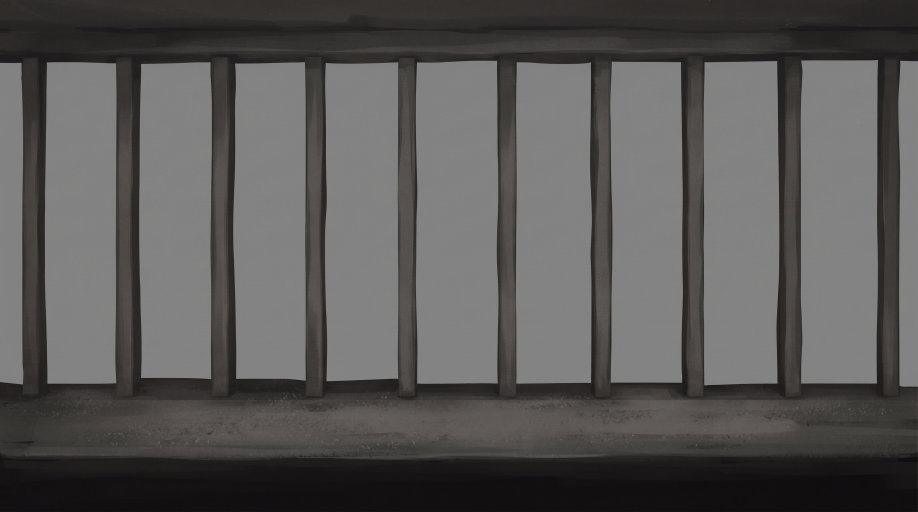
#> input picture art_src/Stone_bars_in_corridor_silhouette_202608291909.jpeg, 2752 x 1536 px, given as the content of the folder /art_src/Stone_bars_in_corridor_silhouette_202608291909.jpeg, which was not available (shown at 1/3 size)
$ python pack_cut.py ../art_src/Stone_bars_in_corridor_silhouette_202608291909.jpeg out.png
#> lines starting #> are read from the running program, lines starting #| are printed output that depends on the picture; after the words box and inside, x2 and y2 are one past the last pixel; in counts of white or black regions, pixels touching at a corner belong together; pictures that were not available may be replaced by others from this repository, and a replacement may not be noted
#> in main, `atlas = Image.new("RGBA", (cols * CELL, rows * CELL), (0, 0, 0, 0))`: atlas: PIL image 1920x192 RGBA; every value is 0
"""Пакує окремо вирізані плитки в один атлас із прозорим тлом.

Міша вирізав плитки поштучно, кожну своїм файлом. Це набагато надійніше за будь-яку
автоматичну нарізку аркуша: людина бачить, де плитка, а програма мусить вгадувати.
Лишається зняти синьо-сіре тло й скласти все в атлас із рівним кроком — Godot
вантажить тайлсет тільки так.

Плитки вирівнюються по НИЗУ, а не по центру. Кубик землі й дерево — різної
висоти, і якщо центрувати їх, дерево злетить над землею. По низу вони обидва
стоять на одній лінії, як і має бути.

    python tools/pack_cut.py art_src/cut game/art/plyn/atlas_terrain.png --cols 10
"""
import argparse
import os
import re

import numpy as np
from PIL import Image, ImageDraw

ROOT = os.path.dirname(os.path.dirname(os.path.abspath(__file__)))
CELL = 192
FOOT = 186   # на якій висоті в клітинці стоїть низ плитки


def order_key(name: str):
    m = re.match(r"^(\d+)", name)
    return (0, int(m.group(1))) if m else (1, name)


def key_alpha(a: np.ndarray, bg: np.ndarray, tolerance: float) -> np.ndarray:
    dist = np.sqrt(((a - bg) ** 2).sum(axis=2))
    return np.clip((dist - tolerance * 0.6) / (tolerance * 0.4), 0.0, 1.0)


def fill_holes(alpha: np.ndarray) -> np.ndarray:
    """Повертає непрозорість тому, що всередині контуру.

    Сірий камінь близький кольором до синьо-сірого тла, і ключ вигризає в ньому
    плями. Справжнє тло дотикається краю картинки, а пляма в камені — ні, тому
    розрізняємо їх за звʼязністю.
    """
    h, w = alpha.shape
    solid = (alpha > 0.5).astype(np.uint8)
    mark = Image.fromarray(((1 - solid) * 255).astype(np.uint8), "L")
    padded = Image.new("L", (w + 2, h + 2), 255)
    padded.paste(mark, (1, 1))
    ImageDraw.floodfill(padded, (0, 0), 128)
    outside = np.asarray(padded.crop((1, 1, w + 1, h + 1))) == 128
    return np.where(outside, alpha, 1.0)


def cut_background(img: Image.Image, tolerance: int) -> Image.Image:
#> called with tolerance = 46
    rgb = img.convert("RGB")
#> rgb is the input picture: PIL image 2752x1536 RGB; mean R, G, B 89.8, 88.3, 87.2
    a = np.asarray(rgb).astype(np.int32)
    h, w = a.shape[:2]
#> h = 1536; w = 2752

    # Тло — НАЙЧАСТІШИЙ колір плитки, а не колір її кутів.
    #
    # Кути я пробував двічі й двічі помилявся: у вирізках Міші по краю лежить
    # ТЕМНА ЛІНІЯ СІТКИ вихідного аркуша (близько 34,41,69), і саме її я брав
    # за взірець тла. Справжнє тло синьо-сіре, близько 80,95,126. Через це ключ
    # знімав не те, що треба, — а виглядало це як «ключ не працює».
    #
    # Найчастіший колір тут надійний: тла на плитці більше, ніж будь-чого.
    from collections import Counter

    # Беремо не весь кадр, а СМУГУ ПІД ТЕМНОЮ РАМКОЮ: від 4 до 14 пікселів від
    # краю. У кадрі цілком може переважати сама плитка (у трьох із пʼятдесяти
    # так і вийшло, і найчастішим кольором ставала трава), а в цій смузі тло є
    # завжди — кубик до неї не дістає.
    ring = np.concatenate([
        a[4:14, :].reshape(-1, 3), a[-14:-4, :].reshape(-1, 3),
        a[:, 4:14].reshape(-1, 3), a[:, -14:-4].reshape(-1, 3),
    ])
    bg = np.array(Counter(map(tuple, ring)).most_common(1)[0][0], dtype=np.float64)
#> bg = [17, 15, 16]

    # Поріг ПІДБИРАЄТЬСЯ для кожної плитки окремо, і міряється не колір, а
    # РЕЗУЛЬТАТ: скільки картинки лишилося непрозорим після повного проходу.
    #
    # Спершу я перевіряв, чи прозорі кути, — і перевірка виявилася порожньою:
    # кути це саме те місце, звідки береться взірець тла, тож вони прозорі
    # завжди, за будь-якого порогу.
    #
    # Ізометричний кубик займає приблизно три пʼятих свого квадрата. Якщо після
    # зняття лишилося більше чотирьох пʼятих — тло не знялося. Беремо перший
    # поріг, за якого доля вкладається в межу.
    # Межа знизу так само потрібна, як згори. Спершу я брав просто найменшу
    # непрозорість — і три плитки зникли зовсім: найменша непрозорість буває
    # саме тоді, коли ключ зʼїв усе. Кубик займає від третини до чотирьох
    # пʼятих свого квадрата; беремо перший поріг, що влучає в цю вилку.
    best: np.ndarray | None = None
    best_miss: float = 1e9
    for probe in (tolerance, 62, 80, 100, 125, 155, 195, 240):
        dist = np.sqrt(((a - bg) ** 2).sum(axis=2))
        alpha = np.clip((dist - probe * 0.6) / (probe * 0.4), 0.0, 1.0)
        alpha = fill_holes(alpha)
        share = float((alpha > 0.5).mean())

        if 0.34 <= share <= 0.80:
            best = alpha
            break

        # Наскільки далеко від вилки — щоб було що взяти, коли не влучив ніхто.
        miss = (0.34 - share) if share < 0.34 else (share - 0.80)
        if miss < best_miss:
            best_miss = miss
            best = alpha
#> this loop made 2 passes
#> (share, miss, best_miss) on pass 1: (0.876, 0.0761, 0.0761)
#> share on pass 2: 0.786
#> pass 1, in cut_background, `dist = np.sqrt(((a - bg) ** 2).sum(axis=2))`:
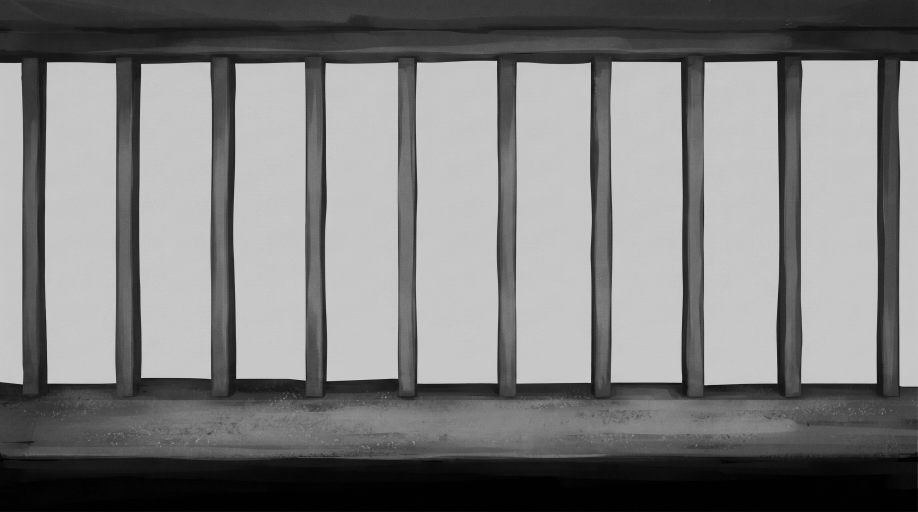
#> dist: shape (1536, 2752) float64 (shown at 1/3 size); min 0, max 215.4, mean 125.5
#> pass 1, in fill_holes, `solid = (alpha > 0.5).astype(np.uint8)`:
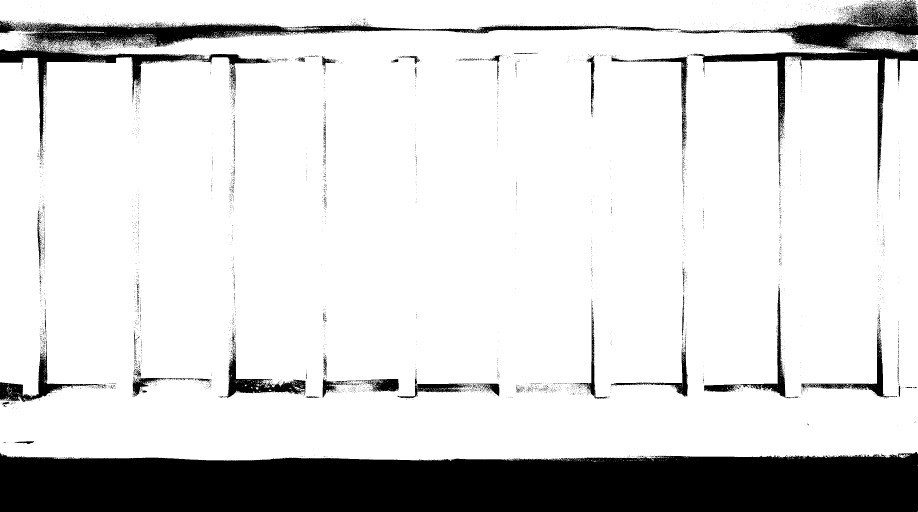
#> solid: shape (1536, 2752) (shown at 1/3 size); values 0 (black) and 1 (white), 85% white; 6563 black regions (6451 under 20 px), largest, box (x1, y1, x2, y2) and area: (0, 1356, 2752, 1536) 444870, (0, 62, 2035, 445) 67013, (2036, 0, 2752, 556) 52916
#> pass 1, in fill_holes, `mark = Image.fromarray(((1 - solid) * 255).astype(np.uint8), "L")`:
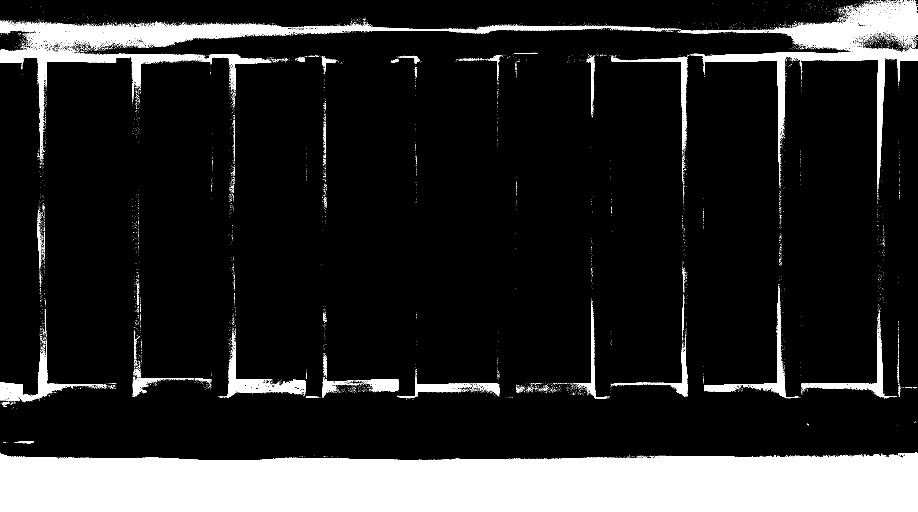
#> mark: PIL image 2752x1536 L (shown at 1/3 size); 15% white; 6563 white regions (6451 under 20 px), largest, box (x1, y1, x2, y2) and area: (0, 1356, 2752, 1536) 444870, (0, 62, 2035, 445) 67013, (2036, 0, 2752, 556) 52916
#> after the loop:
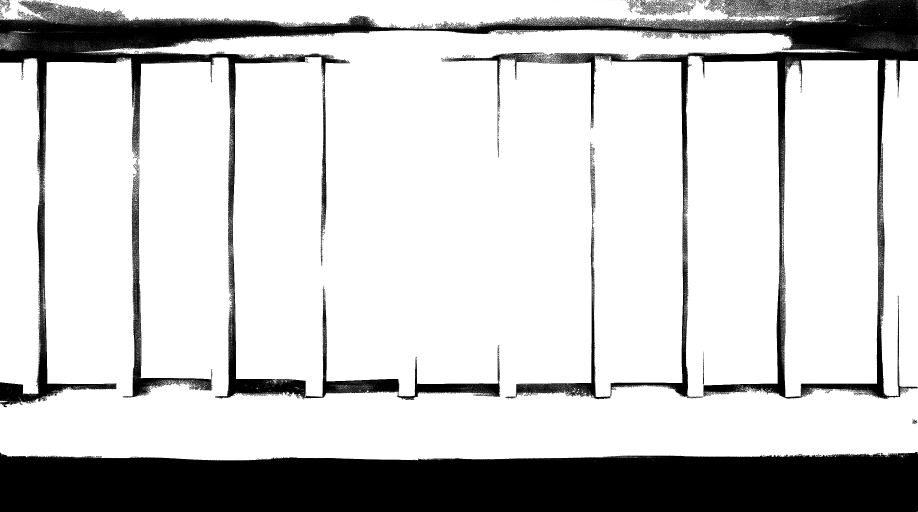
#> best: shape (1536, 2752) float64 (shown at 1/3 size); min 0, max 1, mean 0.801
#> after the loop, best_miss = 0.0761

    # Темну рамку по краю стираємо окремо: вона не тло за кольором, тож ключ
    # її не бере, і в грі вона малює тонкий темний прямокутник довкола плитки.
    edge = 3
    best[:edge, :] = 0.0
    best[-edge:, :] = 0.0
    best[:, :edge] = 0.0
    best[:, -edge:] = 0.0

    out = rgb.convert("RGBA")
    out.putalpha(Image.fromarray((best * 255).astype(np.uint8), "L"))
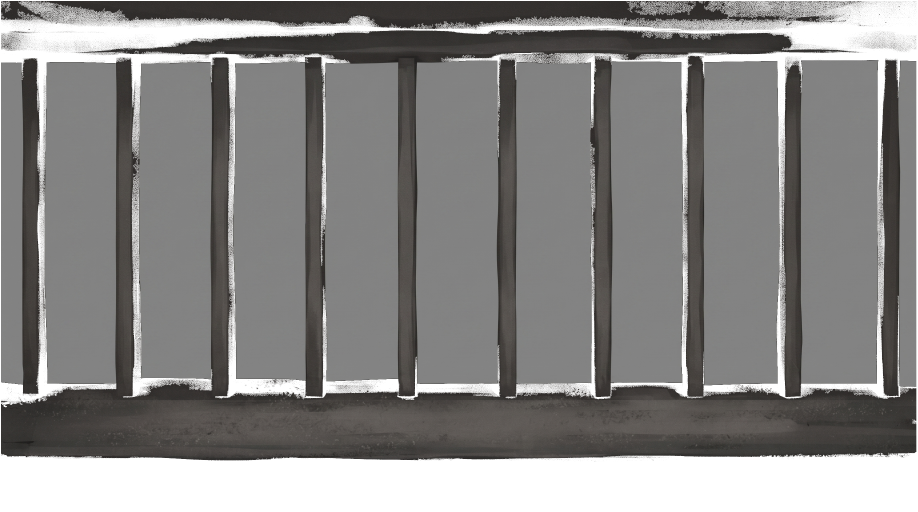
#> out: PIL image 2752x1536 RGBA (shown at 1/3 size); mean R, G, B, A 89.8, 88.3, 87.2, 203.4; transparent parts drawn white
    return out

def main() -> None:
    ap = argparse.ArgumentParser(description="Атлас із поштучно вирізаних плиток")
    ap.add_argument("src")
    ap.add_argument("dst")
    ap.add_argument("--cols", type=int, default=10)
    ap.add_argument("--tolerance", type=int, default=46)
    args = ap.parse_args()

    src = args.src if os.path.isabs(args.src) else os.path.join(ROOT, args.src)
    dst = args.dst if os.path.isabs(args.dst) else os.path.join(ROOT, args.dst)

    names = sorted(
        (n for n in os.listdir(src) if n.lower().endswith((".png", ".jpg", ".jpeg"))),
        key=order_key,
    )
    if not names:
        raise SystemExit("У теці немає плиток: " + src)

    cols = args.cols
    rows = (len(names) + cols - 1) // cols
    atlas = Image.new("RGBA", (cols * CELL, rows * CELL), (0, 0, 0, 0))
    index: list[str] = []

    for i, name in enumerate(names):
        piece = cut_background(Image.open(os.path.join(src, name)), args.tolerance)
        box = piece.split()[3].point(lambda v: 255 if v > 24 else 0).getbbox()
#> box = (3, 3, 2749, 1386)
        if box is None:
            print("порожня:", name)
            continue
        piece = piece.crop(box)
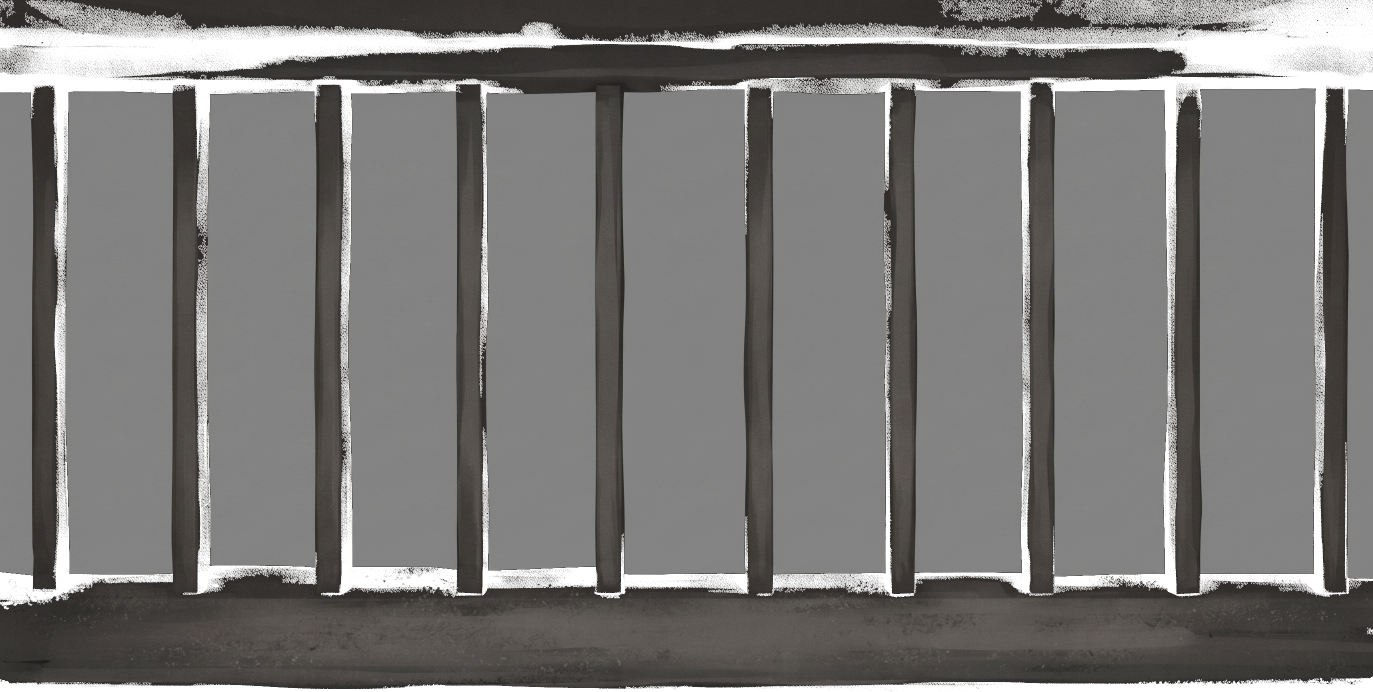
#> piece: PIL image 2746x1383 RGBA (shown at 1/2 size); mean R, G, B, A 97.4, 95.9, 94.6, 226.3; transparent parts drawn white

        # По центру за шириною, по НИЗУ за висотою.
        x = (CELL - piece.width) // 2
#> x = -1277
        y = FOOT - piece.height
#> y = -1197
        atlas.paste(piece, ((i % cols) * CELL + x, (i // cols) * CELL + y), piece)
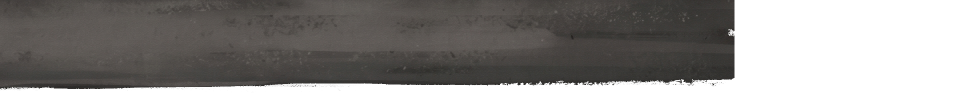
#> atlas: PIL image 1920x192 RGBA (shown at 1/2 size); mean R, G, B, A 52.6, 50.2, 48.1, 172.4; transparent parts drawn white
        index.append("%02d-%02d  %s  %dx%d" % (i // cols, i % cols, name,
                                               piece.width, piece.height))

    os.makedirs(os.path.dirname(dst), exist_ok=True)
    atlas.save(dst)

    with open(os.path.splitext(dst)[0] + "-склад.txt", "w", encoding="utf-8") as fh:
        fh.write("Що де лежить в атласі. Рядок-стовпець -> файл.\n\n")
        fh.write("\n".join(index) + "\n")

    print("атлас -> %s  %s  сітка %d x %d" % (dst, atlas.size, cols, rows))
#| атлас -> out.png  (1920, 192)  сітка 10 x 1


if __name__ == "__main__":
    main()

$ run again, on art_src/Stone_bars_in_corridor_silhouette_202608291911.jpeg
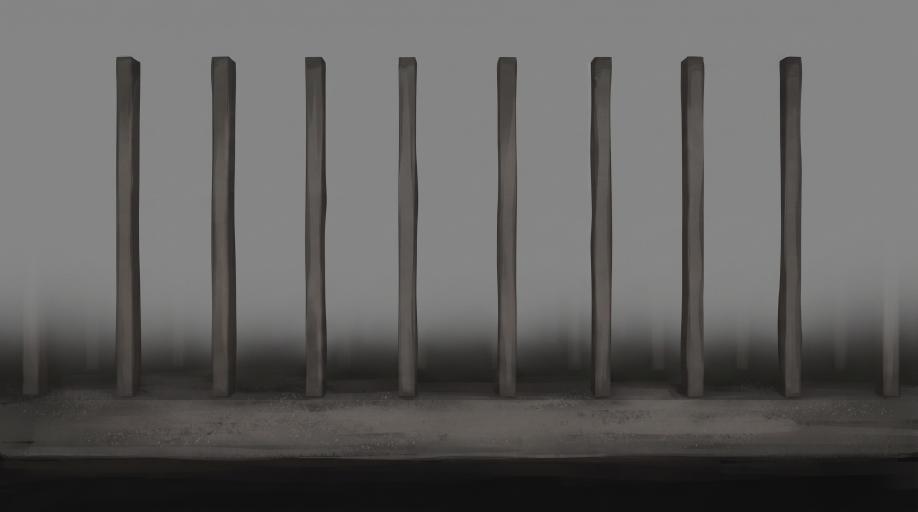
#> input picture art_src/Stone_bars_in_corridor_silhouette_202608291911.jpeg, 2752 x 1536 px, given as the content of the folder /art_src/Stone_bars_in_corridor_silhouette_202608291911.jpeg, which was not available (shown at 1/3 size)
#> in cut_background, rgb is the input picture: PIL image 2752x1536 RGB; mean R, G, B 98, 96.8, 95.6
#> bg = [133, 133, 133]
#> the loop in cut_background, `for probe in (tolerance, 62, 80, 100, 125, 155, 195, 240):` made 1 pass
#> share on pass 1: 0.468
#> pass 1, in fill_holes, `solid = (alpha > 0.5).astype(np.uint8)`:
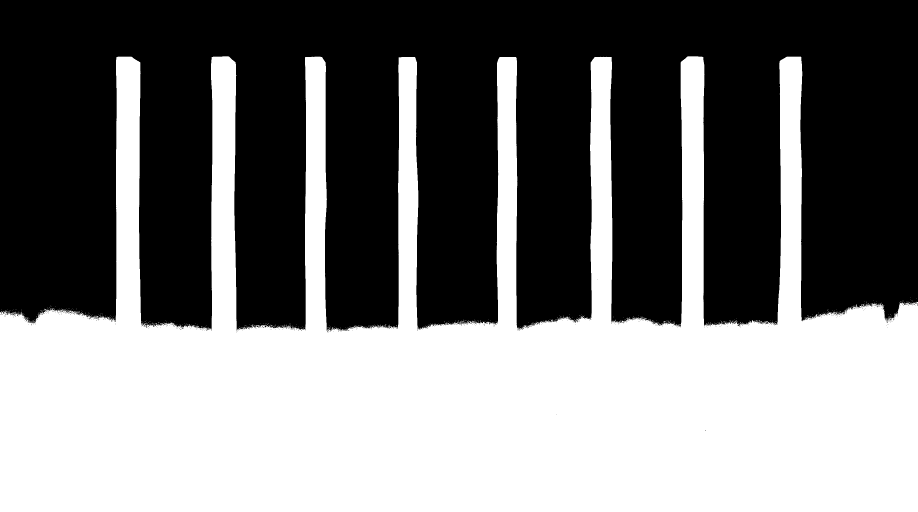
#> solid: shape (1536, 2752) (shown at 1/3 size); values 0 (black) and 1 (white), 46.8% white; 628 white regions (627 under 20 px), largest, box (x1, y1, x2, y2) and area: (0, 169, 2752, 1536) 1977429
#> after the loop in cut_background, `for probe in (tolerance, 62, 80, 100, 125, 155, 195, 240):`: best_miss = 1e+09
#> box = (3, 169, 2749, 1533)
#> in main, `atlas.paste(piece, ((i % cols) * CELL + x, (i // cols) * CELL + y), pi..`:
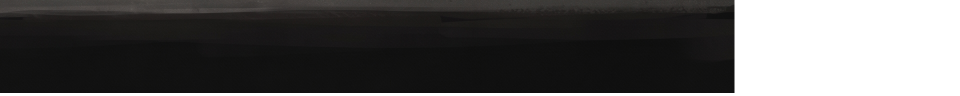
#> atlas: PIL image 1920x192 RGBA (shown at 1/2 size); mean R, G, B, A 19.2, 18.5, 18.1, 189; transparent parts drawn white
#| атлас -> out.png  (1920, 192)  сітка 10 x 1

$ run again, on art_src/Stone_bars_in_corridor_silhouette_202608291914.jpeg
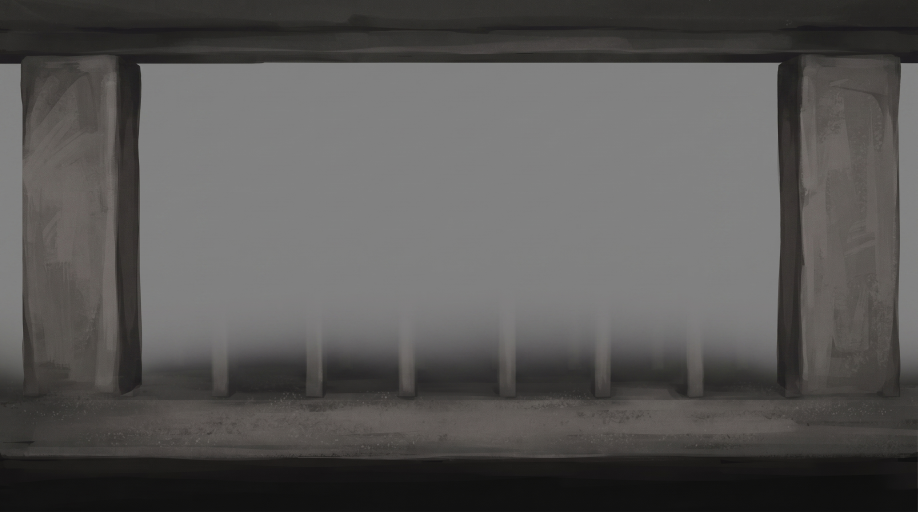
#> input picture art_src/Stone_bars_in_corridor_silhouette_202608291914.jpeg, 2752 x 1536 px, given as the content of the folder /art_src/Stone_bars_in_corridor_silhouette_202608291914.jpeg, which was not available (shown at 1/3 size)
#> in cut_background, rgb is the input picture: PIL image 2752x1536 RGB; mean R, G, B 88, 86.5, 85.2
#> bg = [17, 17, 17]
#> the loop in cut_background, `for probe in (tolerance, 62, 80, 100, 125, 155, 195, 240):` made 3 passes
#> (share, miss, best_miss) on passes 1 to 2: (0.882, 0.0817, 0.0817), (0.831, 0.0312, 0.0312)
#> pass 1, in fill_holes, `mark = Image.fromarray(((1 - solid) * 255).astype(np.uint8), "L")`:
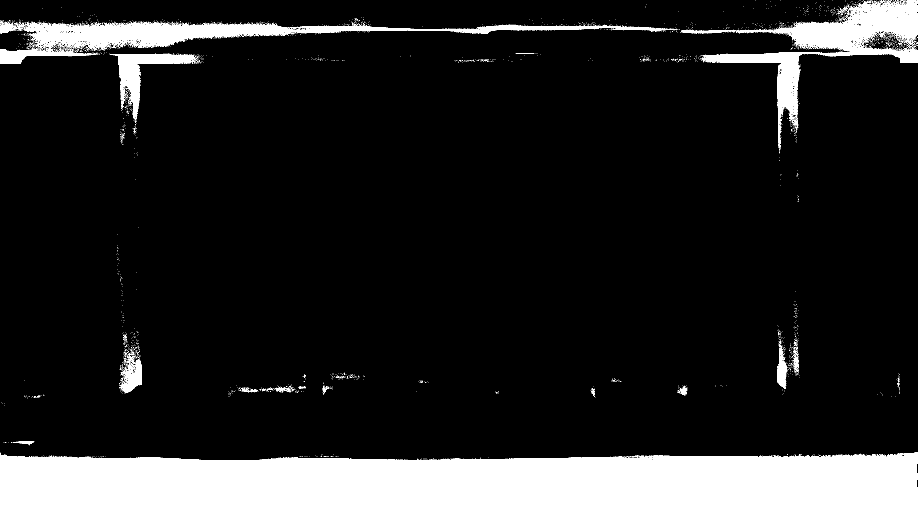
#> mark: PIL image 2752x1536 L (shown at 1/3 size); 13.6% white; 3948 white regions (3894 under 20 px), largest, box (x1, y1, x2, y2) and area: (0, 1356, 2752, 1536) 447604, (2105, 0, 2752, 442) 48754, (0, 64, 2001, 191) 48731
#> after the loop in cut_background, `for probe in (tolerance, 62, 80, 100, 125, 155, 195, 240):`: best_miss = 0.0312
#> box = (3, 3, 2749, 1381)
#> in main, `atlas.paste(piece, ((i % cols) * CELL + x, (i // cols) * CELL + y), pi..`:
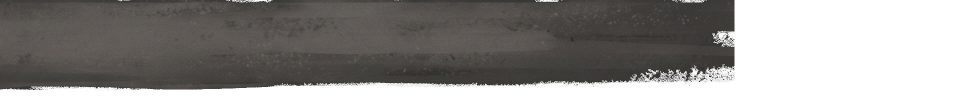
#> atlas: PIL image 1920x192 RGBA (shown at 1/2 size); mean R, G, B, A 53.3, 50.7, 48.6, 170.1; transparent parts drawn white
#| атлас -> out.png  (1920, 192)  сітка 10 x 1
